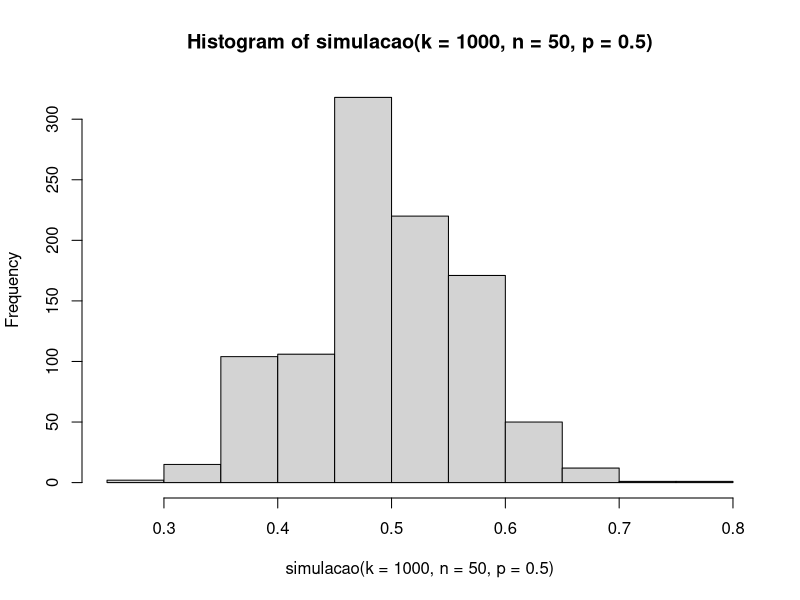
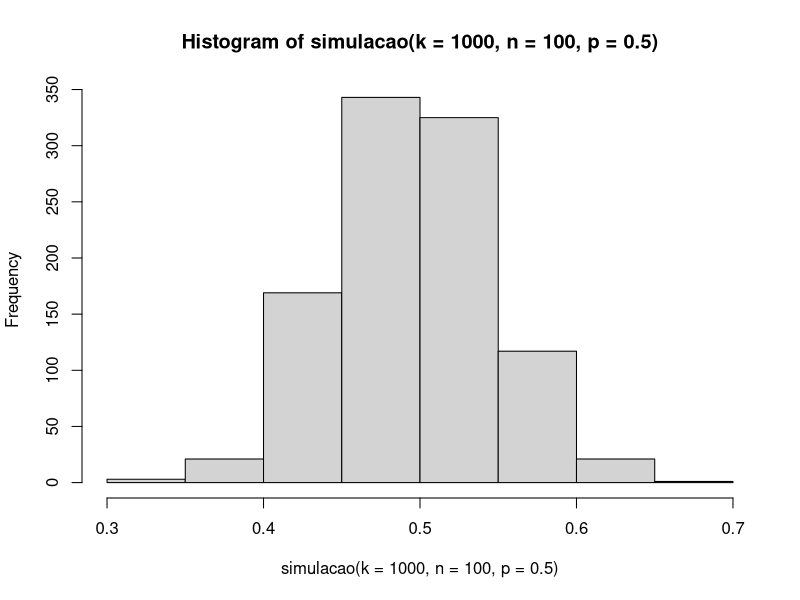
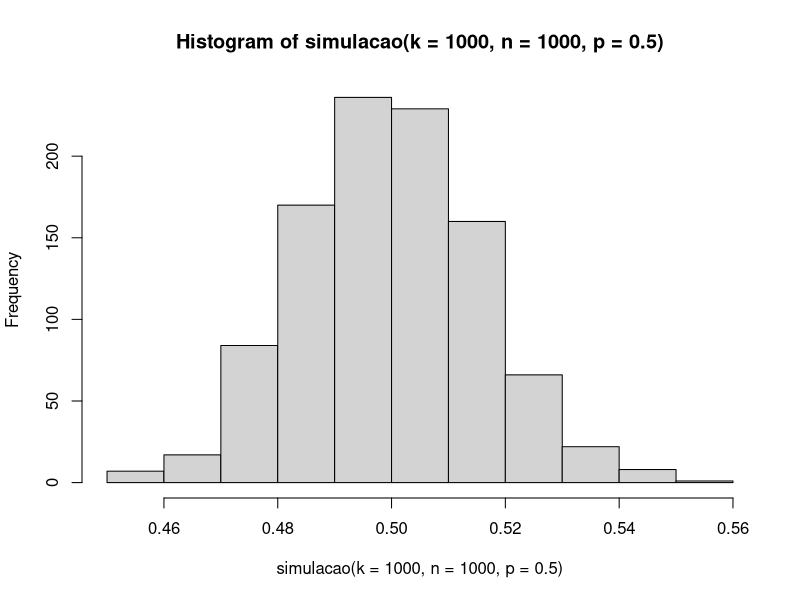

R code for these plots, in order:
## ---- chunk 1




moeda <- function(p){
  x <- runif(1)
    if (x<p){
      0
    }else{
      1
    }
}

moedas <- function(n,p){
  i <- 1
  vetor <- numeric(length(n))
  for(i in 1:n){
    vetor[i] <- (moeda(p))
  }
  return(vetor)
}

proporcao <- function(resultados){
  tamanho <- length(resultados)
return(sum(resultados)/tamanho)
}

simulacao <- function(k,n,p){
  i <- 1
  vetor <- numeric(length(k))
  for(i in 1:k){
    vetor[i] <- proporcao(moedas(n,p))
  }
  return(vetor)
  
}

hist(simulacao(k=1000,n=50,p=0.5))
hist(simulacao(k=1000,n=100,p=0.5))
hist(simulacao(k=1000,n=1000,p=0.5))



  

